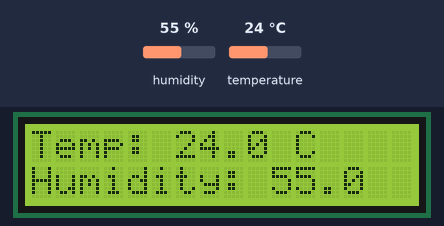
The program below on a simulated Raspberry Pi (header pin numbers). On the bench: 16×2 character LCD. Inputs (shaded band) come from the test bench; at power-on: humidity 55 %, temperature 24 °C. Library files of the repository ran but are not shown: LCD1602.py; what the program prints to the terminal is not drawn.

Above: at 1.2 s.
1.3 s: humidity set to 22 %
At 6.4 s:
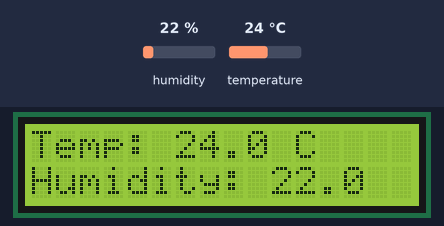
7.5 s: temperature set to 12 °C
At 11.1 s:
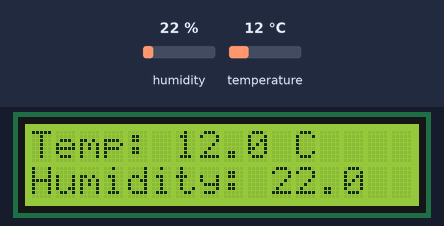
13.7 s: humidity set to 40 %
At 17.1 s:
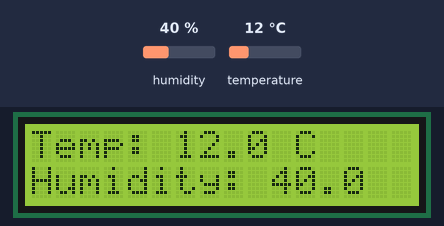
19.9 s: temperature set to 19 °C
At 21.9 s:
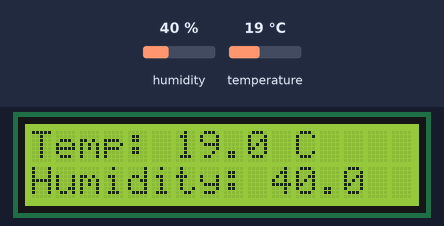
Timing chart, 0 to 23.4 s (numbered marks = the images above; inputs shaded):
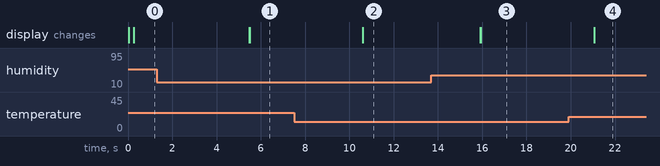

Measured:
- after the input at 1.3 s, the display: first changes after 4.2 s (image 1 shows a later state)
- after the input at 7.5 s, the display: first changes after 3.1 s (image 2 shows a later state)
- after the input at 13.7 s, the display: first changes after 2.2 s (image 3 shows a later state)
- after the input at 19.9 s, the display: changes after 1.2 s (image 4)

The program:

temp_humid.py
```python
import RPi.GPIO as GPIO
import dht11
import LCD1602 as lcd
from time import sleep

# Board setup
GPIO.setmode(GPIO.BOARD)

# DHT11 output pin setup
dht = dht11.DHT11(pin = 40)

lcd.init(0x27, 1)

try:
  while True:
    res = dht.read()
    if res.is_valid():
      lcd.write(0,0, "Temp: ")
      lcd.write(6,0, str(res.temperature))
      lcd.write(11,0, 'C')
      lcd.write(0,1, "Humidity: ")
      lcd.write(10,1, str(res.humidity))
      print(f'Temperature {res.temperature}C\nHumidity{res.humidity}')

    sleep(5)

except KeyboardInterrupt:
  sleep(0.2)
  lcd.clear()
  GPIO.cleanup()
  print('\nExiting...\n')
```
